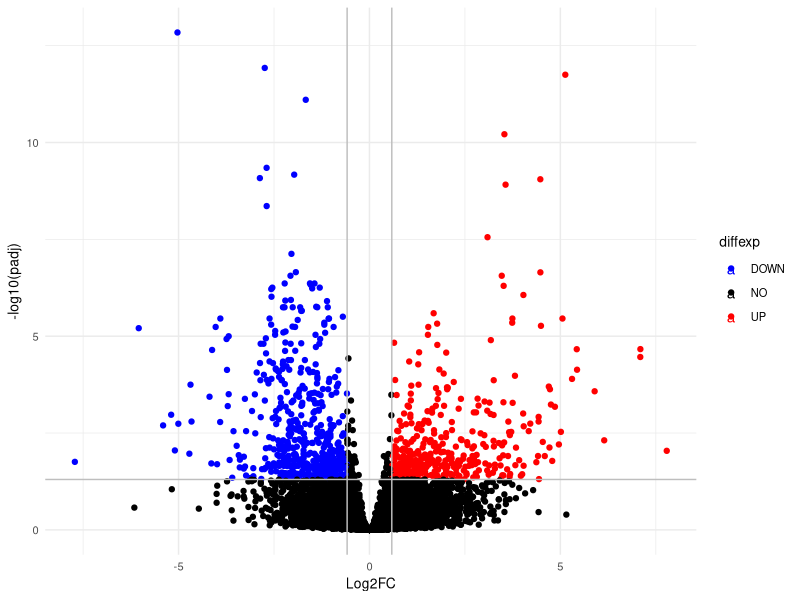
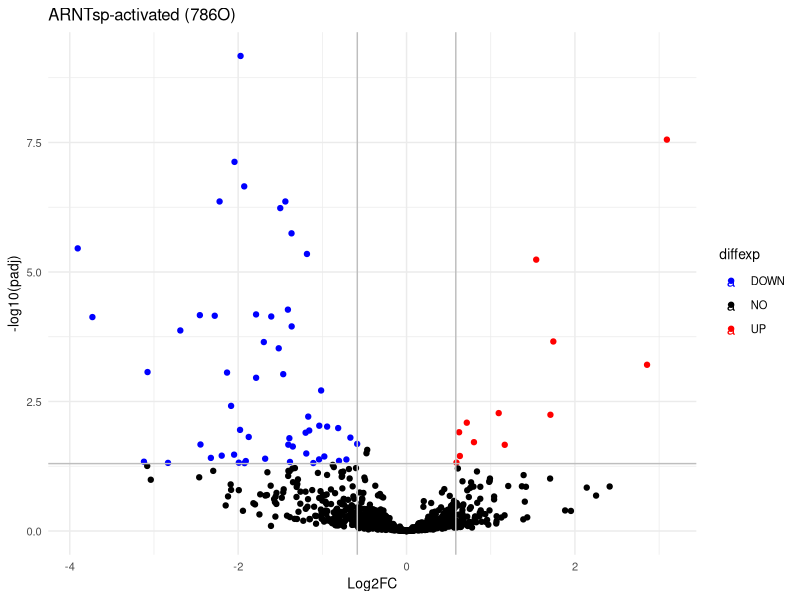
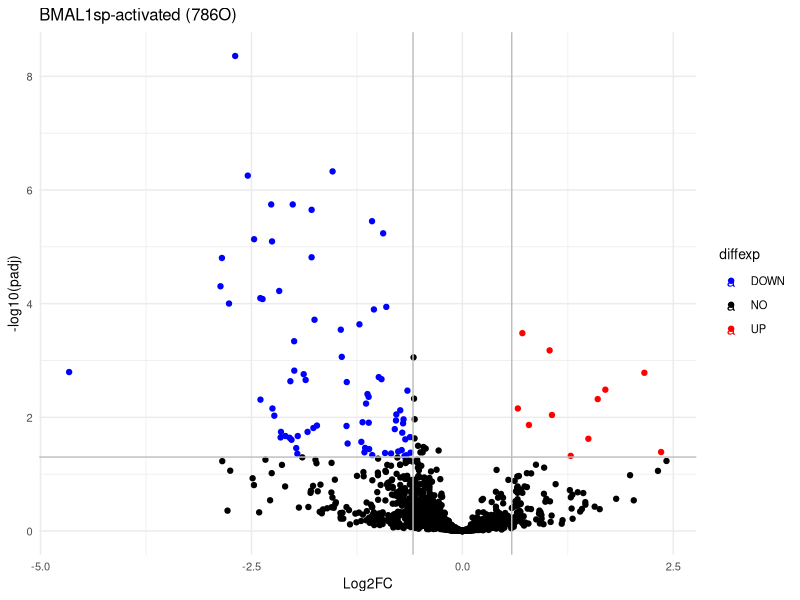
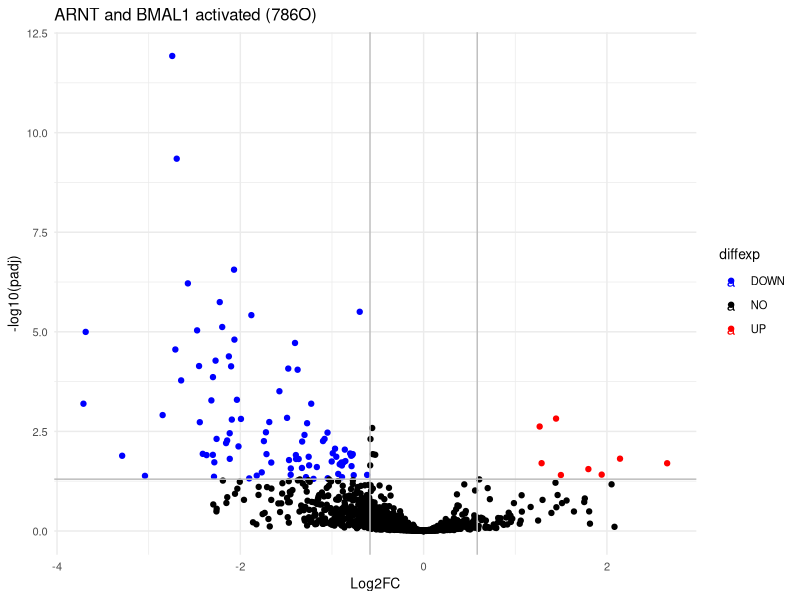
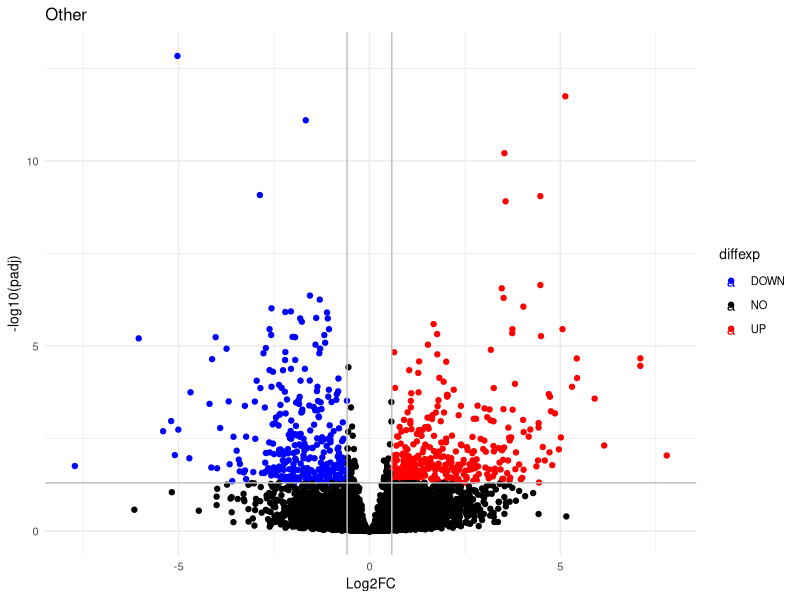
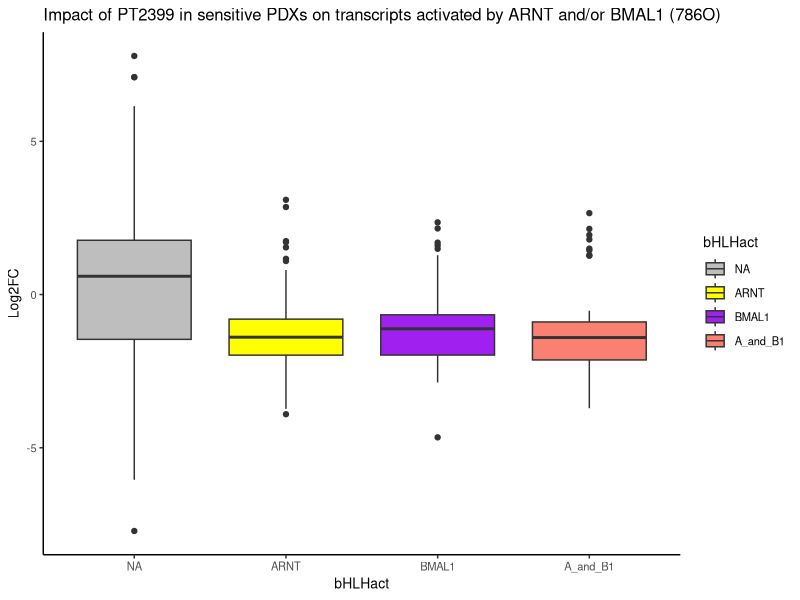
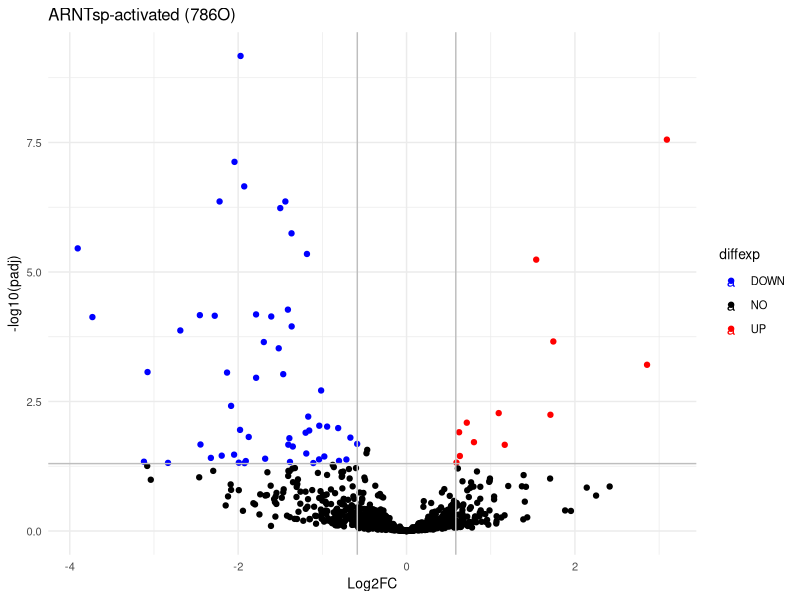
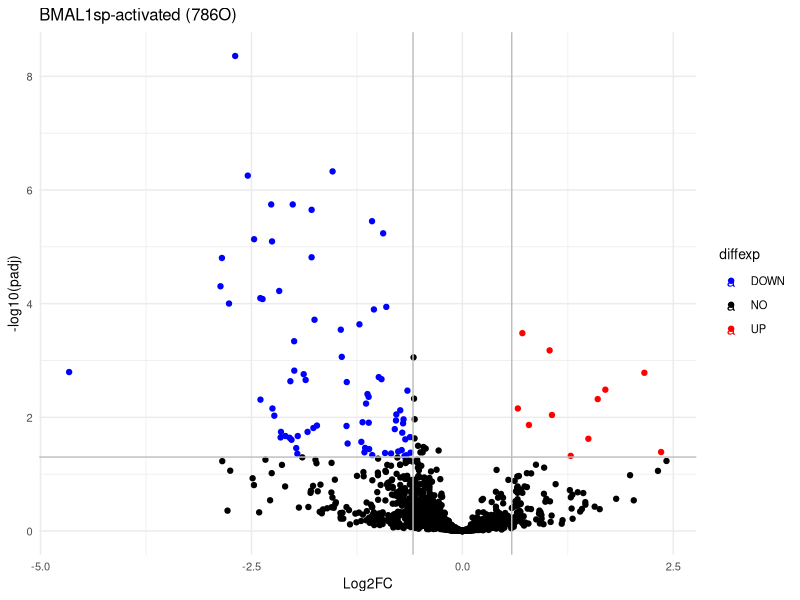

These charts were generated, in order, by the following R code:
## ---- chunk 1
knitr::opts_chunk$set(echo = FALSE, include=FALSE)
## ---- chunk 2
library(ggpubr)
library(rstatix)
library(tidyverse)
library(dplyr)
library(ggplot2)
library(ggrepel)

## ---- chunk 3

#read in data generated by DESeq2 from Chen et al RNAseq data comparing vehicle vs PT2399 in sensitive PDXs

DEGsPT2399_sensitive <-
  read_delim("Chen2016RNAseq/Chen_SensitiveONLY_Ctrl_vs_PT.PT.vs.Veh.DESeq2_results_report.txt") %>% 
  select(id,log2FoldChange,padj,pvalue) %>%
  rename("Log2FC" = "log2FoldChange")

DEGsPT2399_sensitive$diffexp <- "NO"

#Set thresholds
ThFC <- 1.5
ThSig <- 0.05
Include <- 0 #If you want to reduce the file sizes and run times by excluding points with very little expression change between groups, can increase this number.

#Reduce number of points
DEGsPT2399_sensitivePlot <- DEGsPT2399_sensitive %>% filter(Log2FC > log2(1 + Include) | 
                              Log2FC < log2(1 - Include)
                            )

#Define UP and DOWN DEGsPT2399_sensitive
DEGsPT2399_sensitivePlot$diffexp[DEGsPT2399_sensitivePlot$Log2FC > log2(ThFC) & 
                   DEGsPT2399_sensitivePlot$padj < ThSig] <- "UP"
DEGsPT2399_sensitivePlot$diffexp[DEGsPT2399_sensitivePlot$Log2FC < log2(1/ThFC) & 
                   DEGsPT2399_sensitivePlot$padj < ThSig] <- "DOWN"

#Add column for labels
DEGsPT2399_sensitivePlot$delabel <- NA

#Define genes to label - default label top 10 genes. Can change this number if desired.
N <- 0      # Don't label any point
#N <- 1368   # Label all point
#N <- 100    # Label N points.
TopDEGsPT2399_sensitive <- head(arrange(DEGsPT2399_sensitivePlot, pvalue), N)
Pthres = TopDEGsPT2399_sensitive$pvalue[N]

DEGsPT2399_sensitivePlot$delabel[DEGsPT2399_sensitivePlot$pvalue <= Pthres] <- DEGsPT2399_sensitivePlot$id[DEGsPT2399_sensitivePlot$pvalue <= Pthres]

vplot <- ggplot(data = DEGsPT2399_sensitivePlot, 
       aes(x = Log2FC, 
           y = -log10(padj), 
           col = diffexp, 
           label = delabel)) + 
  geom_point() + 
  geom_text_repel() +
  theme_minimal() +
  scale_color_manual(values = c("blue", "black", "red")) +
  theme(text = element_text(size = 10))

 
#Add vertical and horizontal lines to plot
vplot +   ##xlim(-10,10) +   #ylim(0,12) +
  geom_vline(xintercept = c(log2(ThFC), log2(1/ThFC)), col = 'gray') +
  geom_hline(yintercept = -log10(ThSig), col = 'gray')

## ---- chunk 4

# Read results from DESeq2 for each shRNA

Sig786O_ARNT <- read.csv("MelloRNAseq/786O_shARNT_results.csv") %>% rename(id = X)
Sig786O_BMAL1 <- read.csv("MelloRNAseq/786O_shBMAL1_results.csv") %>% rename(id = X)

# Identify transcripts that are significantly reduced by shRNA for ARNT and/or BMAL1
Sig786O_shARNT_DN <- Sig786O_ARNT %>% filter(log2FoldChange < 0)
Sig786O_shBMAL1_DN <- Sig786O_BMAL1 %>% filter(log2FoldChange < 0)

Sig786O_shARNTsp_DN <- Sig786O_shARNT_DN %>% filter(!(id %in% Sig786O_shBMAL1_DN$id))
write_excel_csv(Sig786O_shARNTsp_DN, "ARNTsp_DN_786O.xls")
Sig786O_shBMAL1sp_DN <- Sig786O_shBMAL1_DN %>% filter(!(id %in% Sig786O_shARNT_DN$id))
write_excel_csv(Sig786O_shBMAL1sp_DN, "BMAL1sp_DN_786O.xls")
Sig786O_shAandB1_DN <- Sig786O_shARNT_DN %>% filter(id %in% Sig786O_shBMAL1_DN$id)
write_excel_csv(Sig786O_shAandB1_DN, "AandB1_DN_786O.xls")


## ---- chunk 5

DEGsPT2399_sensitivePlot$bHLHact <- "NA"

# Define genes that are uniquely reduced by each shRNA in 786O cells
DEGsPT2399_sensitivePlot$bHLHact <- "NA"
DEGsPT2399_sensitivePlot$bHLHact[DEGsPT2399_sensitivePlot$id %in% Sig786O_shARNTsp_DN$id] <- "ARNT"
DEGsPT2399_sensitivePlot$bHLHact[DEGsPT2399_sensitivePlot$id %in% Sig786O_shBMAL1sp_DN$id] <- "BMAL1"

#Define overlapping targets
DEGsPT2399_sensitivePlot$bHLHact[DEGsPT2399_sensitivePlot$id %in% Sig786O_shAandB1_DN$id] <- "A_and_B1"



vplot <- ggplot(data = DEGsPT2399_sensitivePlot %>% filter(bHLHact == "ARNT"), 
       aes(x = Log2FC, 
           y = -log10(padj), 
           col = diffexp, 
           label = delabel)) + 
  geom_point() + 
  geom_text_repel() +
  theme_minimal() +
  scale_color_manual(values = c("blue", "black", "red")) +
  labs(title = "ARNTsp-activated (786O)") +
  theme(text = element_text(size = 10))
vplot +   
  ##xlim(-10,10) +   
  #ylim(0,12) +
  geom_vline(xintercept = c(log2(ThFC), log2(1/ThFC)), col = 'gray') +
  geom_hline(yintercept = -log10(ThSig), col = 'gray')
ggsave("FIG3J.png", height = 3, width = 4, units = "in")

vplot <- ggplot(data = DEGsPT2399_sensitivePlot %>% filter(bHLHact == "BMAL1"), 
       aes(x = Log2FC, 
           y = -log10(padj), 
           col = diffexp, 
           label = delabel)) + 
  geom_point() + 
  geom_text_repel() +
  theme_minimal() +
  scale_color_manual(values = c("blue", "black", "red")) +
  labs(title = "BMAL1sp-activated (786O)") +
  theme(text = element_text(size = 10))
vplot +
  ##xlim(-10,10) +
  #ylim(0,12) +
  geom_vline(xintercept = c(log2(ThFC), log2(1/ThFC)), col = 'gray') +
  geom_hline(yintercept = -log10(ThSig), col = 'gray')
ggsave("FIG3K.png", height = 3, width = 4, units = "in")

vplot <- ggplot(data = DEGsPT2399_sensitivePlot %>% filter(bHLHact == "A_and_B1"), 
       aes(x = Log2FC, 
           y = -log10(padj), 
           col = diffexp, 
           label = delabel)) + 
  geom_point() + 
  geom_text_repel() +
  theme_minimal() +
  scale_color_manual(values = c("blue", "black", "red")) +
  labs(title = "ARNT and BMAL1 activated (786O)") +
  theme(text = element_text(size = 10))
vplot +
  ##xlim(-10,10) +  
  #ylim(0,12) +
  geom_vline(xintercept = c(log2(ThFC), log2(1/ThFC)), col = 'gray') +
  geom_hline(yintercept = -log10(ThSig), col = 'gray')
ggsave("FIG3L.png", height = 3, width = 4, units = "in")

vplot <- ggplot(data = DEGsPT2399_sensitivePlot %>% filter(bHLHact == "NA"), 
       aes(x = Log2FC, 
           y = -log10(padj), 
           col = diffexp, 
           label = delabel)) + 
  geom_point() + 
  geom_text_repel() +
  theme_minimal() +
  scale_color_manual(values = c("blue", "black", "red")) +
  labs(title = "Other") +
  theme(text = element_text(size = 10))
vplot +
  ##xlim(-10,10) +  
  #ylim(0,12) +
  geom_vline(xintercept = c(log2(ThFC), log2(1/ThFC)), col = 'gray') +
  geom_hline(yintercept = -log10(ThSig), col = 'gray')
ggsave("Other786O_PT2399impact_sensitive.png", height = 3, width = 4, units = "in")


# Create boxplots

DEGsPT2399_sensitivePlotGrouped <- DEGsPT2399_sensitivePlot %>%
  group_by(bHLHact)

DEGsPT2399_sensitive_TwoWayTukey_bHLH_786O <- aov(Log2FC ~ bHLHact,
                         data = DEGsPT2399_sensitivePlotGrouped) %>%
  tukey_hsd() %>% add_significance()

library(forcats)

colors <- c("gray", "yellow", "purple", "salmon")

PlotData <- DEGsPT2399_sensitivePlot %>%
  mutate(bHLHact = fct_relevel(bHLHact, 
            "NA", "ARNT", "BMAL1", "A_and_B1"))

ptest <- ggplot(PlotData %>% filter(padj < 0.05), aes(x = bHLHact, y = Log2FC, fill = bHLHact))
ptest + geom_boxplot() + scale_fill_manual(values = colors) + theme_classic() +
  labs(title = "Impact of PT2399 in sensitive PDXs on transcripts activated by ARNT and/or BMAL1 (786O)") +
  theme(text = element_text(size = 10))
ggsave("FIG3I.png", height = 3, width = 4, units = "in")



